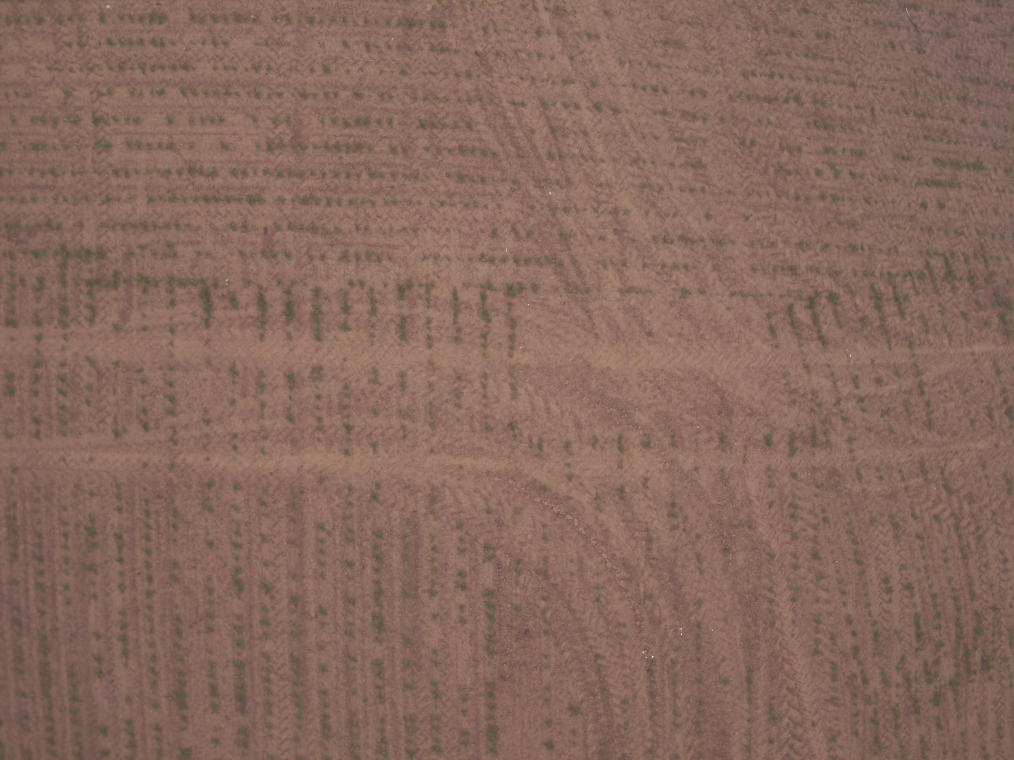
#> input picture images_background/background_3/background2.jpg, 4056 x 3040 px, found by its file name (shown at 1/4 size)
$ jupyter execute --allow-errors poisson_image_editing_laplacien.ipynb   (shell and % lines are left out)
#> lines starting #> are read from the running program, lines starting #| are printed output that depends on the picture; after the words box and inside, x2 and y2 are one past the last pixel; in counts of white or black regions, pixels touching at a corner belong together
# Poisson Image Editing

In this notebook, the [poisson image editing](https://www.cs.virginia.edu/~connelly/class/2014/comp_photo/proj2/poisson.pdf) paper is implemented and studied. Possion image editting is ...

Our goal is to extract the Statue of Liberty from this image (the source image):

And merge it to the target image:

The `./figs/mask1.jpg` is used to extract the Statue of Liberty part out from `./figs/source1.jpg`. This mask is a black and white image. When we apply it to `source1.jpg`, we'll filter out everything except for the Statue of Liberty and a little bit surrounding area. I will discuss how to generate this mask later. If we merge the extracted part directly to our target image, then we'll get:

We can see apparently the statue is from another image. Note even if the mask is perfect, the result still won't be ideal, the boundary of the two images can be easily identified. Poisson image editing can be used to seamlessly blend these two images.

When we directly merge the two image, we set the pixels in the merging region of the target image to be those of the source image. The pixel values accross the boundary will have sharp changes. One way is to set a transition region and make the pixel values change smoothly from one image to the other. In this way, the boundary will become less visible, but the colors and lighting will still be unnatural since we didn't make any changes outside this transition region around the boundary.

Instead of copy-and-past, we interpolate the copied region by solving the Poisson equation. More specifically, Eq. (10) in [Pérez 2003] is used here for seamless cloning. Let $\mathbf{f}$ be the pixel values in the region to paste (which is what we're trying to solve), let $\mathbf{g}$ be the corresponding region in the source image. Instead of letting $\mathbf{f}=\mathbf{g}$, we let $\nabla \mathbf{f} = \nabla \mathbf{g}$, and let the pixel values on the boundary to be the same as those from the target image. In this way, the pixel values $\mathbf{f}$'s distribution is "guided" by the source image, and gradually blends to the target image on the boundary. More rigorous derivations can be found in [Pérez 2003], the main idea is to let the pixel values be the same on the boundary, and find a distribution that resembles the source image and changes to the target image smoothly.

The only technical difficulty is to implement the Laplacian operator. [This](https://en.wikipedia.org/wiki/Discrete_Poisson_equation) is a good reference. We first build the matrix $\mathbf{D}$, then build matrix $\mathbf{A}$ by setting $\mathbf{D}$ as block diagonal element, and set the $\mathbf{I}$'s:

[cell 1]
import scipy.sparse
from scipy.sparse.linalg import spsolve
from PIL import Image
from random import randint
import numpy as np
import numpy.linalg as npl
def laplacian_matrix(n, m):
    mat_D = scipy.sparse.lil_matrix((m, m))
    mat_D.setdiag(-1, -1)
    mat_D.setdiag(4)
    mat_D.setdiag(-1, 1)

    mat_A = scipy.sparse.block_diag([mat_D] * n).tolil()

    mat_A.setdiag(-1, 1*m)
    mat_A.setdiag(-1, -1*m)

    return mat_A

laplacian_matrix(3, 3).todense()

Now our equation becomes:
$\mathbf{Af} = \mathbf{Ag}$, inside the region;
$\mathbf{f} = \mathbf{t}$, outside the region.

where $\mathbf{g}$ is the pixel value of the source image, $\mathbf{t}$ is the pixel value of the target image.

Now we are ready to implement our Poisson editting algorithm. First, we load the images and the masks:

[cell 2]
source_path='generated_images/croped_mixed/'
target_path='images_background/'
mask_path='generated_masks/croped_mixed'
mask='mask/'
img_path='images_background/'
masking_insapath= 'Masking_insa/output/mask/'

[cell 3]
from os import path
import cv2
import numpy as np
import matplotlib.pyplot as plt

# [5 lines of commented-out code are left out]


source = cv2.imread(path.join(source_path,'generated2.jpg'))
target = cv2.imread(path.join(target_path,'background2.jpg'))
#> target is the input picture: shape (3040, 4056, 3); mean B, G, R 92.9, 104.9, 135.3
target=target[900:900+146,900:900+138]
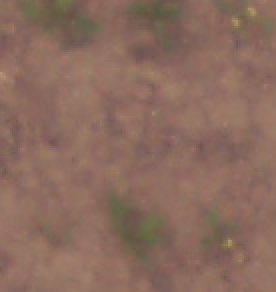
#> target: shape (146, 138, 3) (shown 2 times larger); mean B, G, R 94, 107.4, 138.6
mask = cv2.imread(path.join(mask_path,'mask2.png'), cv2.IMREAD_GRAYSCALE)
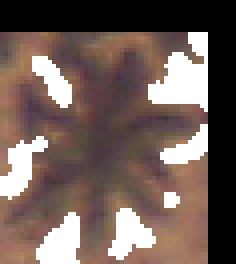
#> input picture mask/mask_0/mask2.png, 59 x 66 px, found by its file name (shown 4 times larger)
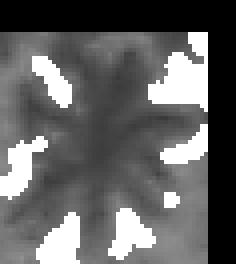
#> mask: shape (66, 59) (shown 4 times larger); min 0, max 255, mean 99
offset = (0, 0)

#> (the rest of this cell did not finish here and is left out)

[cell 4]
# [25 lines left out: functions GradientHor, GradientVer, DivHor, DivVer, Gradient, not called in this run]
def Div(y):
    x=DivHor(y[0])+DivVer(y[1])
    return x

# [5 lines left out: function Proj, not called in this run]

def GradientFonc(x,y):
    res = Div(np.array(Gradient(x))-np.array(y))
    return res


# [36 lines left out: functions FISTAPoissonEditing, _mixing_gradient, not called in this run]

[cell 5]
def poisson_generation(mask_path,img_path,N):
    #mask_path='mask/'
    #img_path='images_background/'

    for i in range(0,N):
        b_rand=randint(0,3)#randomiser l'image de fond

        nb_chardon=randint(10,25)#nombre de chardons
        #nb_gangs=randint(2,4)
        #print(b_rand)
        background = Image.open(img_path+'background%d.jpg' %(b_rand))
        #bg_w, bg_h = background.size
        #bg = Image.new('RGB', (4056, 3040))

        file = open("generated_finale/coordinates%d.txt" %(i),"a")
        file.truncate(0)
        for j in range(nb_chardon):
            a_rand=randint(1,39)#randomiser la source
            posx=randint(1,nb_chardon)
            posy=randint(1,nb_chardon)
            sourceim=Image.open(path.join(source_path,'generated%d.jpg'%(a_rand)))
            target=Image.open(path.join(img_path,'background%d.jpg'%(b_rand)))
            target=target.crop([posx*sourceim.size[0],posy*sourceim.size[1],(posx+1)*sourceim.size[0],
                          (posy+1)*sourceim.size[1]])

            target=np.array(target).astype(float)
            source=np.array(Image.open(path.join(source_path,'generated%d.jpg'%(a_rand)))).astype(float)
            mask2=np.array(Image.open(path.join(mask_path,'mask%d.png'%(a_rand)))).astype(float)/255


            x = np.copy(source)
            target0=target[:,:,0]
            source0=source[:,:,0]
            target1=target[:,:,1]
            source1=source[:,:,1]
            target2=target[:,:,2]
            source2=source[:,:,2]
            y0 = _mixing_gradient(target0, source0)
            y1 = _mixing_gradient(target1, source1)
            y2 = _mixing_gradient(target2, source2)

            im0,f0=FISTAPoissonEditing(target0,source0,mask2,step=0.1,alpha=4,Niter=1000,y=y0)
            im1,f1=FISTAPoissonEditing(target1,source1,mask2,step=0.1,alpha=4,Niter=1000,y=y1)
            im2,f2=FISTAPoissonEditing(target2,source2,mask2,step=0.1,alpha=4,Niter=1000,y=y2)

            x[:,:,0] = im0
            x[:,:,1] = im1
            x[:,:,2] = im2

            out_dir="generated_poisson/"
            # [6 lines of commented-out code are left out]
            im = Image.fromarray((x).astype(np.uint8))
            im.save(path.join(out_dir, "poisson%d.jpg"%(j)))
            foreground=Image.open(out_dir+'poisson%d.jpg' %(j))
            background.paste(im,(posx*sourceim.size[0],posy*sourceim.size[1]))


           # file.write(str(posx*source.size[0])+" "+str(posy*source.size[1])+" "+str((posx+1)*source.size[0])+" "
                  #        ++" "+str((posy+1)*source.size[1])+ "\n")
                      # +" " +str((posx+1)*source.shape[:-1][0])+"\n")
        #source = cv2.warpAffine(source, M, (x_range, y_range))
        background.save('generated_finale/generated%d.jpg' %(i))
        file.close()

#> (a cell that did not finish here is left out)

#> (a cell that did not finish here is left out)

Note the mask tells us what region to extract from the source image, when we insert to the target image, we may want to translate it, so we need an offset parameter. In here, I set the offset value directly, I'll talk about how to find the desired value later.

Now we translate the source image according to the offset:

[cell 8]
y_max, x_max = target.shape[:-1]
#> y_max = 146; x_max = 138
y_min, x_min = 0, 0
x_range = x_max - x_min
#> x_range = 138
y_range = y_max - y_min
#> y_range = 146

M = np.float32([[1, 0, offset[0]], [0, 1, offset[1]]])
#source = cv2.warpAffine(source, M, (x_range, y_range))

#> (the rest of this cell did not finish here and is left out)

Convert the mask's value to {0, 1} (it was {0, 255}):

[cell 9]
mask = mask[y_min:y_max, x_min:x_max]
mask[mask != 0] = 1
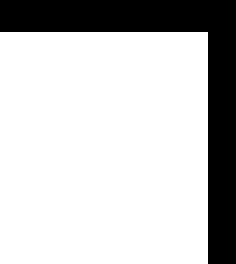
#> mask: shape (66, 59) (shown 4 times larger); values 0 (black) and 1 (white), 77.5% white; 1 black region, box (x1, y1, x2, y2) and area: (0, 0, 59, 66) 878

Now we need to generate the matrix $\mathbf{A}$. First, apply our function to get the Laplacian matrix:

[cell 10]
mat_A = laplacian_matrix(y_range, x_range)
laplacian = mat_A.tocsc()

We only want to apply the Laplacian operator inside the blending region, so for the outside part, we set it to identity. Note for each row in mat_A, if it takes the Laplacian, then the row will have a "4" on the diagonal and four "-1", so to set it to identity, we want to set the "4" to "1", and the rest to "0":

#> (a cell that did not finish here is left out)

Now

[cell 12]
mask_flat = mask.flatten()
#> mask_flat = 3894 values, max 1 at index 472, min 0 at index 0, mean 0.775
#> (the rest of this cell did not finish here and is left out)

[cell 13]
plt.imshow(target[:,:,::-1])
plt.show()

out_dir = 'figs'
cv2.imwrite(path.join(out_dir, "possion1.png"), target)
#> Out = True
